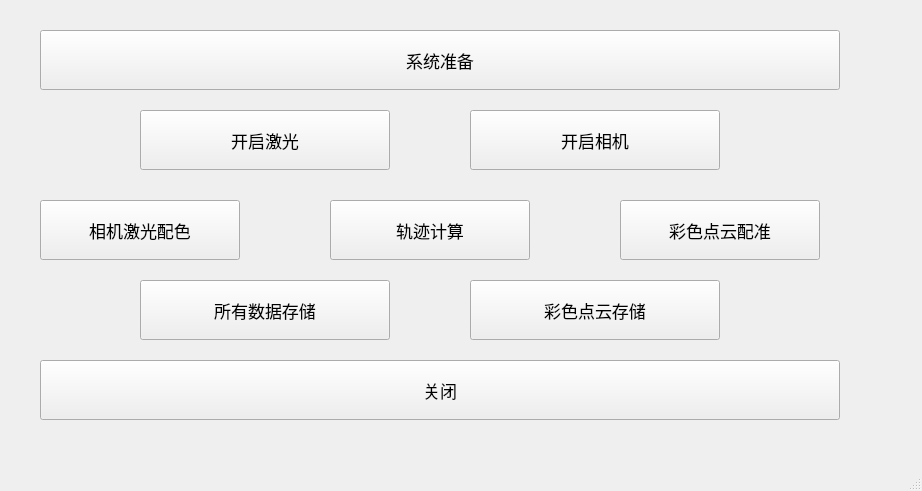
<?xml version="1.0" encoding="UTF-8"?>
<ui version="4.0">
 <class>MainWindow</class>
 <widget class="QMainWindow" name="MainWindow">
  <property name="geometry">
   <rect>
    <x>0</x>
    <y>0</y>
    <width>922</width>
    <height>491</height>
   </rect>
  </property>
  <property name="windowTitle">
   <string>MainWindow</string>
  </property>
  <widget class="QWidget" name="centralwidget">
   <widget class="QPushButton" name="pushButton_lidar">
    <property name="geometry">
     <rect>
      <x>140</x>
      <y>110</y>
      <width>250</width>
      <height>60</height>
     </rect>
    </property>
    <property name="font">
     <font>
      <pointsize>13</pointsize>
     </font>
    </property>
    <property name="text">
     <string>开启激光</string>
    </property>
   </widget>
   <widget class="QPushButton" name="pushButton_camera">
    <property name="geometry">
     <rect>
      <x>470</x>
      <y>110</y>
      <width>250</width>
      <height>60</height>
     </rect>
    </property>
    <property name="font">
     <font>
      <pointsize>13</pointsize>
     </font>
    </property>
    <property name="text">
     <string>开启相机</string>
    </property>
   </widget>
   <widget class="QPushButton" name="pushButton_roscore">
    <property name="geometry">
     <rect>
      <x>40</x>
      <y>30</y>
      <width>800</width>
      <height>60</height>
     </rect>
    </property>
    <property name="font">
     <font>
      <pointsize>13</pointsize>
     </font>
    </property>
    <property name="text">
     <string>系统准备</string>
    </property>
   </widget>
   <widget class="QPushButton" name="pushButton_close">
    <property name="geometry">
     <rect>
      <x>40</x>
      <y>360</y>
      <width>800</width>
      <height>60</height>
     </rect>
    </property>
    <property name="font">
     <font>
      <pointsize>13</pointsize>
     </font>
    </property>
    <property name="text">
     <string>关闭</string>
    </property>
   </widget>
   <widget class="QPushButton" name="pushButton_point_color">
    <property name="geometry">
     <rect>
      <x>40</x>
      <y>200</y>
      <width>200</width>
      <height>60</height>
     </rect>
    </property>
    <property name="font">
     <font>
      <pointsize>13</pointsize>
     </font>
    </property>
    <property name="text">
     <string>相机激光配色</string>
    </property>
   </widget>
   <widget class="QPushButton" name="pushButton_rosbag">
    <property name="geometry">
     <rect>
      <x>140</x>
      <y>280</y>
      <width>250</width>
      <height>60</height>
     </rect>
    </property>
    <property name="font">
     <font>
      <pointsize>13</pointsize>
     </font>
    </property>
    <property name="text">
     <string>所有数据存储</string>
    </property>
   </widget>
   <widget class="QPushButton" name="pushButton_slam">
    <property name="geometry">
     <rect>
      <x>330</x>
      <y>200</y>
      <width>200</width>
      <height>60</height>
     </rect>
    </property>
    <property name="font">
     <font>
      <pointsize>13</pointsize>
     </font>
    </property>
    <property name="text">
     <string>轨迹计算</string>
    </property>
   </widget>
   <widget class="QPushButton" name="pushButton_point_txt">
    <property name="geometry">
     <rect>
      <x>470</x>
      <y>280</y>
      <width>250</width>
      <height>60</height>
     </rect>
    </property>
    <property name="font">
     <font>
      <pointsize>13</pointsize>
     </font>
    </property>
    <property name="text">
     <string>彩色点云存储</string>
    </property>
   </widget>
   <widget class="QPushButton" name="pushButton_colored_point_register">
    <property name="geometry">
     <rect>
      <x>620</x>
      <y>200</y>
      <width>200</width>
      <height>60</height>
     </rect>
    </property>
    <property name="font">
     <font>
      <pointsize>13</pointsize>
     </font>
    </property>
    <property name="text">
     <string>彩色点云配准</string>
    </property>
   </widget>
  </widget>
  <widget class="QStatusBar" name="statusbar"/>
 </widget>
 <resources/>
 <connections/>
</ui>
